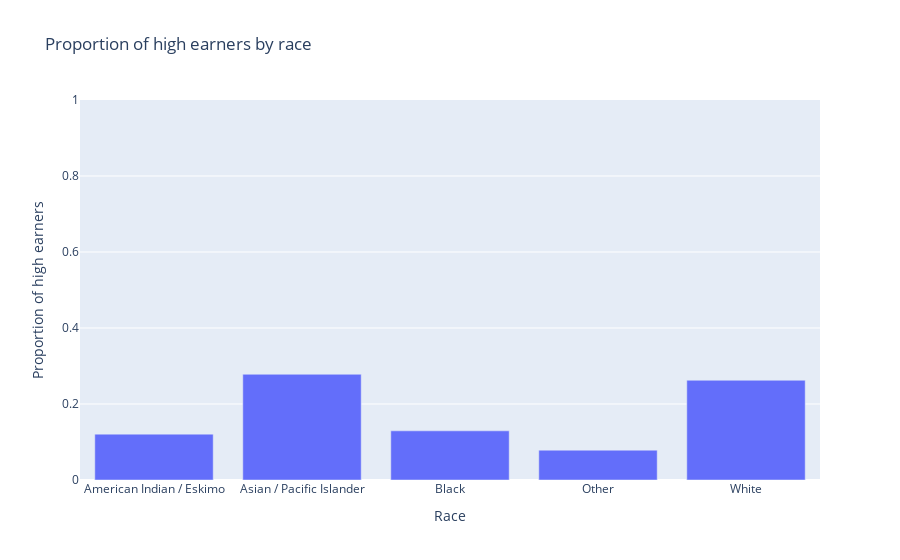

The code cell stored with this chart in its notebook:
### Code cell
salary_by_race = train[["race", "salary"]].groupby("race").mean()

fig_salary_by_race = go.Figure(
    [
        go.Bar(
            x=[
                "American Indian / Eskimo",
                "Asian / Pacific Islander",
                "Black",
                "Other",
                "White",
            ],
            y=salary_by_race.salary,
        )
    ],
    go.Layout(
        title="Proportion of high earners by race",
        xaxis={"title": "Race"},
        yaxis={"range": [0, 1], "title": "Proportion of high earners"},
    ),
)
fig_salary_by_race

### Figure 1 — Plotly figure (JSON) as saved in the notebook; plotly's stock layout.template omitted (floating-point values rounded to 4 significant figures)
{"data": [{"type": "bar", "x": ["American Indian / Eskimo", "Asian / Pacific Islander", "Black", "Other", "White"], "y": [0.1207, 0.2782, 0.1294, 0.07853, 0.2625]}], "layout": {"title": {"text": "Proportion of high earners by race"}, "xaxis": {"title": {"text": "Race"}}, "yaxis": {"range": [0, 1], "title": {"text": "Proportion of high earners"}}}}
